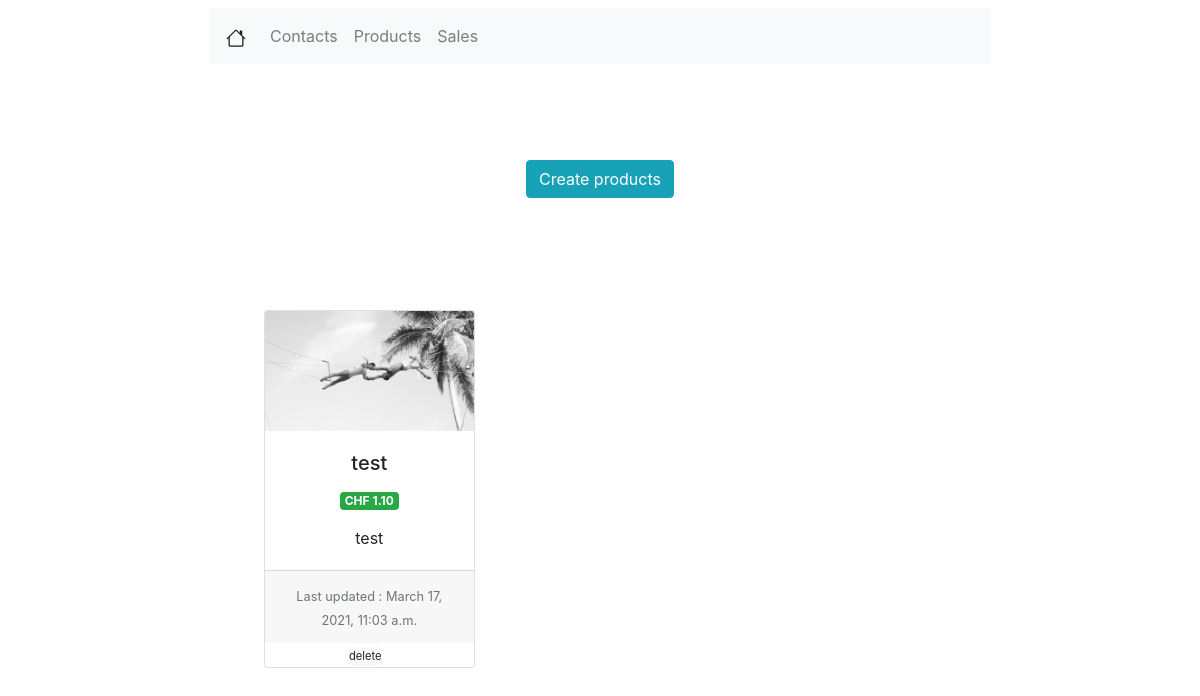
Before: /products/ with the older database file.
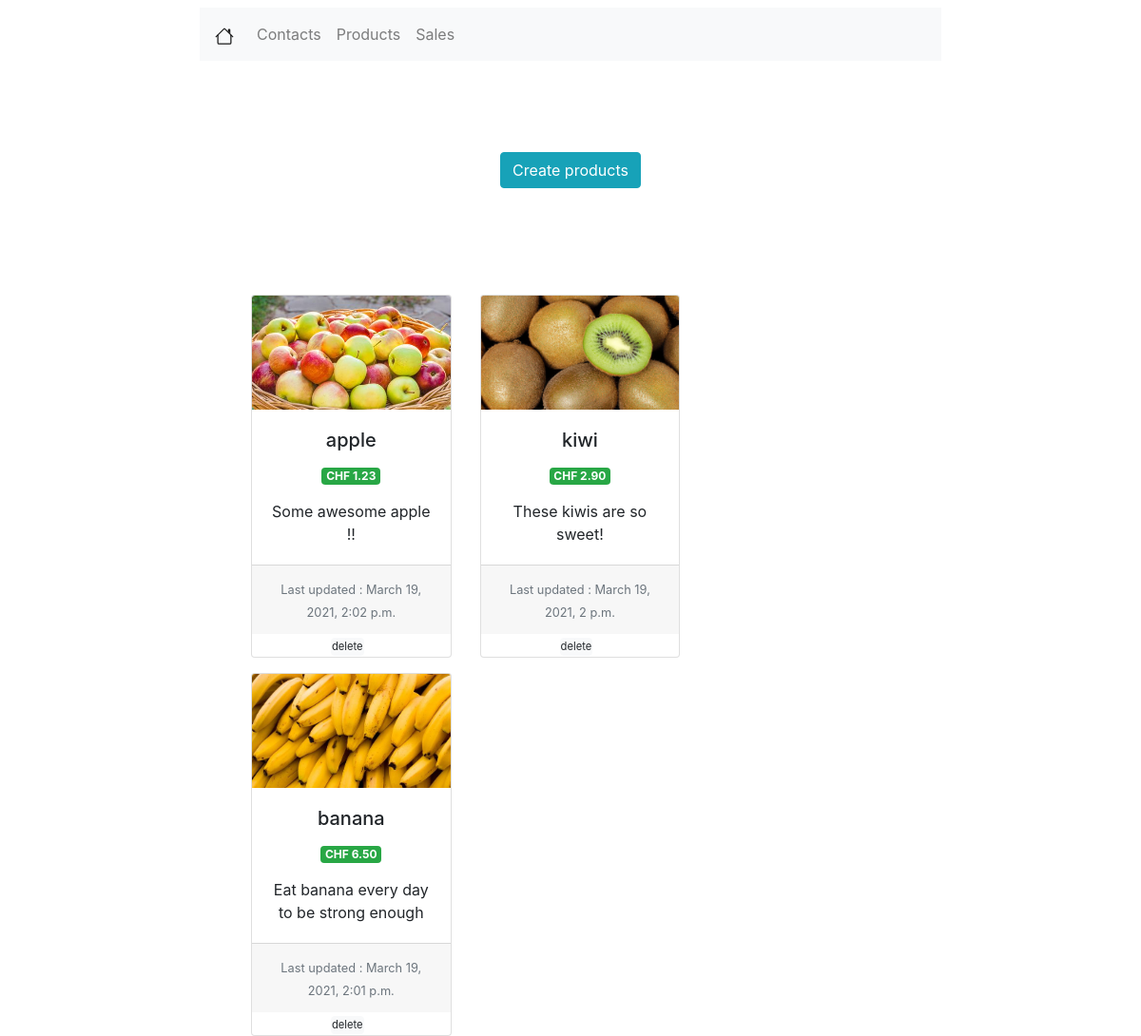
After: the same page with the newer database file.
### products/models.py (models this page shows, shortened)
class Product(models.Model):
    create_at = models.DateTimeField(auto_now_add=True)
    updated_at = models.DateTimeField(auto_now=True)
    name = models.CharField(verbose_name="Nom du produit", max_length=50)
    price = models.FloatField(verbose_name="Prix du produit")
    description = models.TextField(verbose_name="Description du produit", null=True)
    picture = models.ImageField(verbose_name="Illustrations", upload_to='images')

### products/views.py (the view)
# urls.py: path('', views.ProductListView.as_view(), name='products'),
class ProductListView(generic.ListView):
    template_name = 'product/products_listview.html'
    context_object_name = 'products_list'
    model = Product

### products/templates/product/products_listview.html (shortened to what this page needs)
{% extends 'viewlist/viewlist.html' %}
{% load static %}
{% block viewlist %}
    <div class="row mx-auto mt-5 justify-content-center">
        <div class="row mx-auto mt-5 justify-content-center">
            <form class="form-inline">
                <a class="btn btn-info" href="{% url 'create-product' %}" role="button">Create products</a>
            </form>
        </div>
    </div>
    <div class="row mx-auto mt-5 justify-content-center">
        {% if products_list %}
            <div class="card-deck" style="width: 60%">
                {% for product in products_list %}
                    <div class="card text-center mt-3" style="min-width: 30%; max-width: 30%">
                        <a href="{% url 'edit-product' product.id %}">
                            <img src="{{ product.picture.url }}" class="card-img-top" alt="..."
                                 style="width: 100%; height: 10vw;
                                 object-fit: cover;">
                        </a>
                        <div class="card-body">
                            <h5 class="card-title">{{ product.name }}</h5>
                            <p class="badge badge-success">CHF {{ product.price|floatformat:2 }}</p>
                            <p class="card-text">{{ product.description }}</p>
                        </div>
                        <div class="card-footer">
                            <small class="text-muted">Last updated : {{ product.updated_at }}</small>
                        </div>
                        <div class="btn-group btn-group-sm" role="group" aria-label="Basic example"
                             style="margin: auto">
                            <form action="{% url 'delete-product' product.id %}" method="post"
                                  onsubmit="return confirm('Do you really want to delete *{{ product.name }}* from DB ?');">
                                <button class="btn btn-light mr-2" style="padding: unset; font-size: 1.4vh;">delete
                                </button>
                            </form>
                        </div>
                    </div>
                {% endfor %}
            </div>
        {% else %}
            <p>No products are available.</p>
        {% endif %}
    </div>
{% endblock %}

### viewlist/templates/viewlist/viewlist.html (shortened to what this page needs)
{% extends 'index/index.html' %}
{% block content %}
    <nav class="navbar navbar-expand-lg navbar-light bg-light mt-2 col-md-8 offset-md-2">
        <a class="navbar-brand" href="{% url 'home' %}">
        </a>
        <div class="collapse navbar-collapse" id="navbarNav">
            <ul class="navbar-nav">
                <li class="nav-item">
                    <a class="nav-link" href="{% url 'contacts' %}">Contacts</a>
                </li>
                <li class="nav-item">
                    <a class="nav-link" href="{% url 'products' %}">Products</a>
                </li>
                <li class="nav-item">
                    <a class="nav-link" href="{% url 'sales' %}">Sales</a>
                </li>
            </ul>
        </div>
    </nav>
    {% block viewlist %}
    {% endblock %}
{% endblock %}

### index/templates/index/index.html (shortened to what this page needs)
<!doctype html>
<html lang="en">
<head>
    <link rel="stylesheet" href="https://cdn.jsdelivr.net/npm/bootstrap@4.5.3/dist/css/bootstrap.min.css"
>
</head>
<body>
<div class="container-fluid">
    {% block content %}
    {% endblock %}
</div>
</body>
</html>

Changed rows visible on the page:
removed Product: picture (picture), name "test", price "1.10", description "test", updated_at "March 17, 2021, 11:03 a.m."
added Product: picture (picture), name "apple", price "1.23", description "Some awesome apple !!", updated_at "March 19, 2021, 2:02 p.m."
added Product: picture (picture), name "kiwi", price "2.90", description "These kiwis are so sweet!", updated_at "March 19, 2021, 2 p.m."
added Product: picture (picture), name "banana", price "6.50", description "Eat banana every day to be strong enough", updated_at "March 19, 2021, 2:01 p.m."
